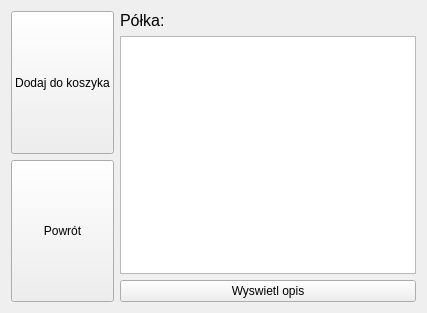
<?xml version="1.0" encoding="UTF-8"?>
<ui version="4.0">
 <class>GryKomputeroweOkno</class>
 <widget class="QWidget" name="GryKomputeroweOkno">
  <property name="geometry">
   <rect>
    <x>0</x>
    <y>0</y>
    <width>427</width>
    <height>313</height>
   </rect>
  </property>
  <property name="windowTitle">
   <string>Form</string>
  </property>
  <layout class="QGridLayout" name="gridLayout">
   <item row="0" column="0">
    <layout class="QHBoxLayout" name="horizontalLayout">
     <item>
      <layout class="QVBoxLayout" name="verticalLayout">
       <item>
        <widget class="QPushButton" name="DodajDoKoszyka_pushButton">
         <property name="sizePolicy">
          <sizepolicy hsizetype="Minimum" vsizetype="Expanding">
           <horstretch>0</horstretch>
           <verstretch>0</verstretch>
          </sizepolicy>
         </property>
         <property name="text">
          <string>Dodaj do koszyka</string>
         </property>
        </widget>
       </item>
       <item>
        <widget class="QPushButton" name="Powrot_pushButton">
         <property name="sizePolicy">
          <sizepolicy hsizetype="Minimum" vsizetype="Expanding">
           <horstretch>0</horstretch>
           <verstretch>0</verstretch>
          </sizepolicy>
         </property>
         <property name="text">
          <string>Powrót</string>
         </property>
        </widget>
       </item>
      </layout>
     </item>
     <item>
      <layout class="QVBoxLayout" name="verticalLayout_2">
       <item>
        <widget class="QLabel" name="label">
         <property name="font">
          <font>
           <pointsize>12</pointsize>
          </font>
         </property>
         <property name="text">
          <string>Półka:</string>
         </property>
        </widget>
       </item>
       <item>
        <widget class="QListWidget" name="listWidget"/>
       </item>
       <item>
        <widget class="QPushButton" name="WyswietlOpis_pushButton">
         <property name="text">
          <string>Wyswietl opis</string>
         </property>
        </widget>
       </item>
      </layout>
     </item>
    </layout>
   </item>
  </layout>
 </widget>
 <resources/>
 <connections/>
</ui>
